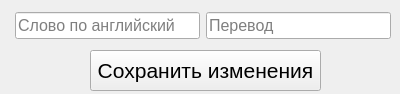
<?xml version="1.0" encoding="UTF-8"?>
<ui version="4.0">
 <class>Form</class>
 <widget class="QWidget" name="Form">
  <property name="geometry">
   <rect>
    <x>0</x>
    <y>0</y>
    <width>400</width>
    <height>94</height>
   </rect>
  </property>
  <property name="windowTitle">
   <string>Form</string>
  </property>
  <widget class="QWidget" name="horizontalLayoutWidget">
   <property name="geometry">
    <rect>
     <x>0</x>
     <y>0</y>
     <width>391</width>
     <height>51</height>
    </rect>
   </property>
   <layout class="QHBoxLayout" name="horizontalLayout">
    <item>
     <widget class="QLabel" name="label">
      <property name="font">
       <font>
        <pointsize>12</pointsize>
       </font>
      </property>
      <property name="text">
       <string/>
      </property>
     </widget>
    </item>
    <item>
     <widget class="QLineEdit" name="line_en">
      <property name="font">
       <font>
        <pointsize>12</pointsize>
       </font>
      </property>
      <property name="text">
       <string/>
      </property>
      <property name="placeholderText">
       <string>Слово по английский </string>
      </property>
     </widget>
    </item>
    <item>
     <widget class="QLineEdit" name="line_ru">
      <property name="font">
       <font>
        <pointsize>12</pointsize>
       </font>
      </property>
      <property name="placeholderText">
       <string>Перевод</string>
      </property>
     </widget>
    </item>
   </layout>
  </widget>
  <widget class="QPushButton" name="btn_save">
   <property name="geometry">
    <rect>
     <x>90</x>
     <y>50</y>
     <width>231</width>
     <height>41</height>
    </rect>
   </property>
   <property name="font">
    <font>
     <pointsize>16</pointsize>
    </font>
   </property>
   <property name="text">
    <string>Сохранить изменения</string>
   </property>
  </widget>
 </widget>
 <resources/>
 <connections/>
</ui>
